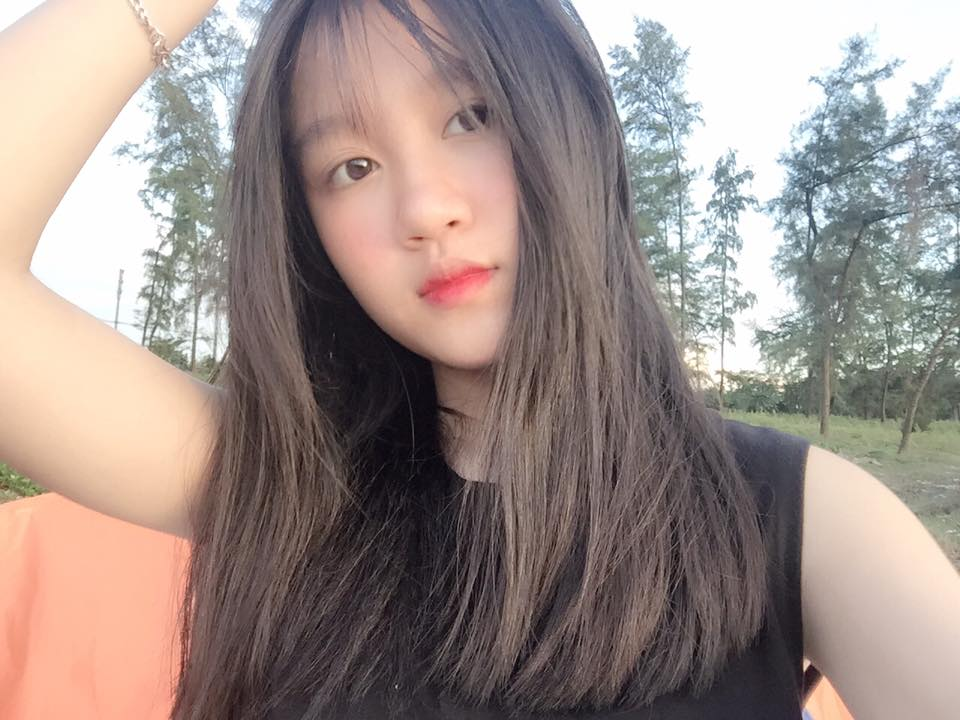
#> input picture photo/girl_xinh_2.jpg, 960 x 720 px
$ python resize.py
#> lines starting #> are read from the running program, lines starting #| are printed output that depends on the picture
import sys
sys.path.append('/Users/chicong/opt/anaconda3/lib/python3.8/site-packages')
import cv2

IMG_PATH = './photo/girl_xinh_2.jpg'

# read image
img = cv2.imread(IMG_PATH)
#> img is the input picture: shape (720, 960, 3); mean B, G, R 136.4, 141.6, 156.2
print(IMG_PATH, img.shape)
#| ./photo/girl_xinh_2.jpg (720, 960, 3)

new_width = 800
new_height = 400
img_resized = cv2.resize(src=img, dsize=(new_width, new_height))
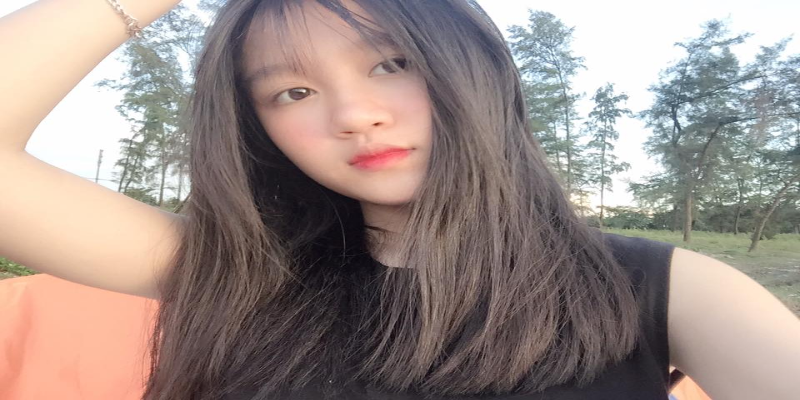
#> img_resized: shape (400, 800, 3); mean B, G, R 136.3, 141.5, 156.1
reisze_img_name = 'girl_xinh_2_%dx%d.jpg' % (new_width, new_height)
cv2.imwrite(reisze_img_name, img_resized)
print(reisze_img_name, img_resized.shape)
#| girl_xinh_2_800x400.jpg (400, 800, 3)

fx = 0.5
fy = 1.0
img_resized = cv2.resize(src=img, dsize=None, fx=fx, fy=fy)
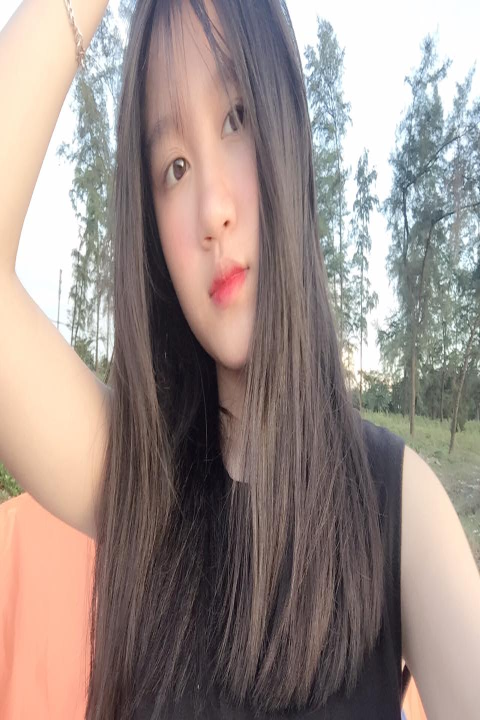
#> img_resized: shape (720, 480, 3); mean B, G, R 136.6, 141.8, 156.4
reisze_img_name = 'girl_xinh_2_fx=%.1f_fy=%.1f.jpg' % (fx, fy)
cv2.imwrite(reisze_img_name, img_resized)
print(reisze_img_name, img_resized.shape)
#| girl_xinh_2_fx=0.5_fy=1.0.jpg (720, 480, 3)

print('Done')

$ run again, with photo/danhsachhocsinh.jpg copied over photo/girl_xinh_2.jpg
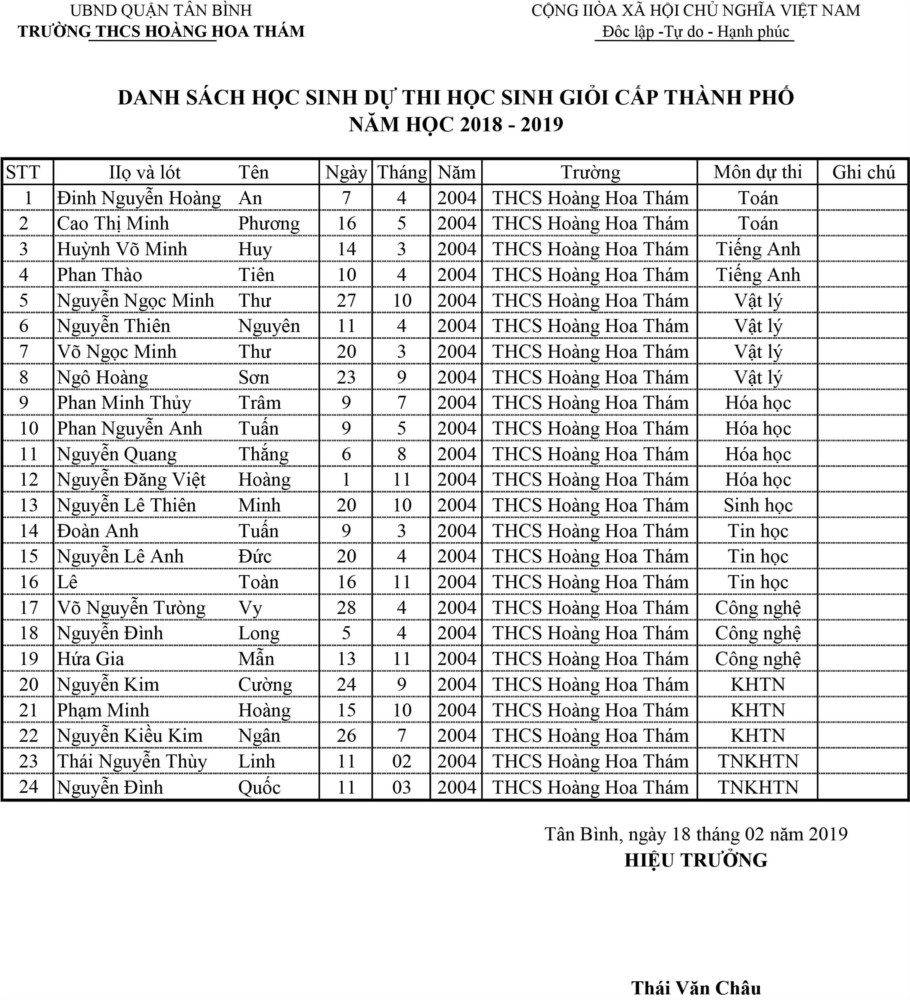
#> input picture photo/danhsachhocsinh.jpg, 910 x 1000 px
#> img is the input picture: shape (1000, 910, 3); min 0, max 255, mean 227.8
#| ./photo/girl_xinh_2.jpg (1000, 910, 3)
#> `img_resized = cv2.resize(src=img, dsize=(new_width, new_height))`:
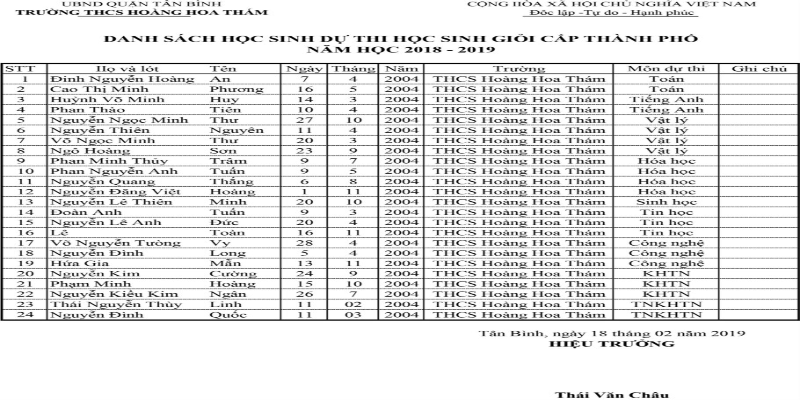
#> img_resized: shape (400, 800, 3); min 0, max 255, mean 227.8
#| girl_xinh_2_800x400.jpg (400, 800, 3)
#> `img_resized = cv2.resize(src=img, dsize=None, fx=fx, fy=fy)`:
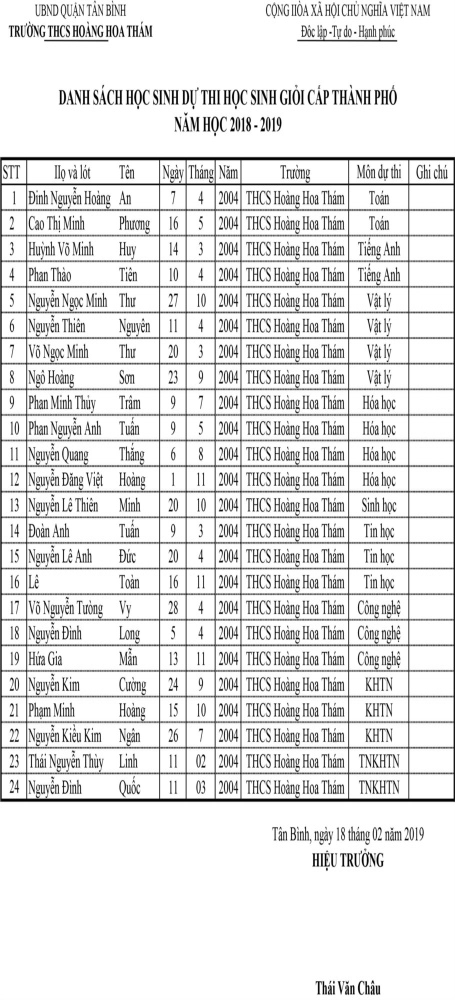
#> img_resized: shape (1000, 455, 3); min 0, max 255, mean 227.9
#| girl_xinh_2_fx=0.5_fy=1.0.jpg (1000, 455, 3)
